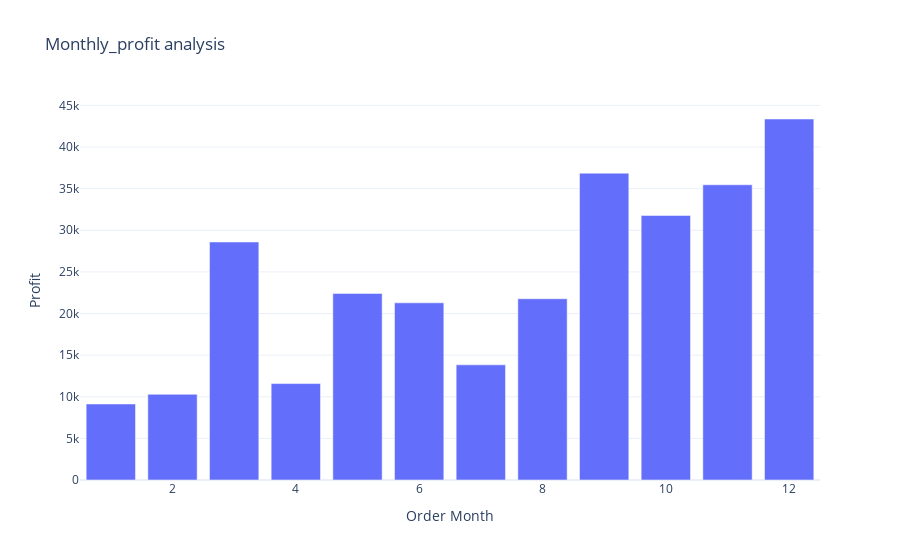

Notebook cell for this chart:
### Code cell
fig = px.bar(Profit_by_month, x= 'Order Month', y= 'Profit', title= 'Monthly_profit analysis')

fig.show()

### Figure 1 — Plotly figure (JSON) as saved in the notebook; plotly's stock layout.template omitted (floating-point values rounded to 4 significant figures)
{"data": [{"alignmentgroup": "True", "hovertemplate": "Order Month=%{x}<br>Profit=%{y}<extra></extra>", "legendgroup": "", "marker": {"color": "#636efa", "pattern": {"shape": ""}}, "name": "", "offsetgroup": "", "orientation": "v", "showlegend": false, "textposition": "auto", "type": "bar", "x": [1, 2, 3, 4, 5, 6, 7, 8, 9, 10, 11, 12], "xaxis": "x", "y": [9134.0, 10290.0, 28590.0, 11590.0, 22410.0, 21290.0, 13830.0, 21780.0, 36860.0, 31780.0, 35470.0, 43370.0], "yaxis": "y"}], "layout": {"barmode": "relative", "legend": {"tracegroupgap": 0}, "title": {"text": "Monthly_profit analysis"}, "xaxis": {"anchor": "y", "domain": [0, 1], "title": {"text": "Order Month"}}, "yaxis": {"anchor": "x", "domain": [0, 1], "title": {"text": "Profit"}}}}
